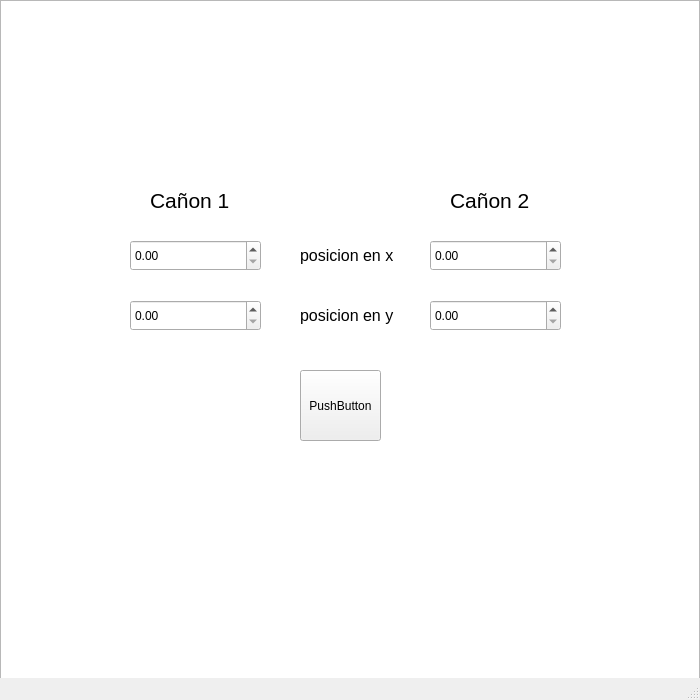
<?xml version="1.0" encoding="UTF-8"?>
<ui version="4.0">
 <class>MainWindow</class>
 <widget class="QMainWindow" name="MainWindow">
  <property name="geometry">
   <rect>
    <x>0</x>
    <y>0</y>
    <width>700</width>
    <height>700</height>
   </rect>
  </property>
  <property name="windowTitle">
   <string>MainWindow</string>
  </property>
  <widget class="QWidget" name="centralwidget">
   <widget class="QGraphicsView" name="graphicsView">
    <property name="geometry">
     <rect>
      <x>0</x>
      <y>0</y>
      <width>700</width>
      <height>700</height>
     </rect>
    </property>
   </widget>
   <widget class="QDoubleSpinBox" name="posx1">
    <property name="geometry">
     <rect>
      <x>130</x>
      <y>240</y>
      <width>131</width>
      <height>31</height>
     </rect>
    </property>
   </widget>
   <widget class="QDoubleSpinBox" name="posx2">
    <property name="geometry">
     <rect>
      <x>130</x>
      <y>300</y>
      <width>131</width>
      <height>31</height>
     </rect>
    </property>
   </widget>
   <widget class="QDoubleSpinBox" name="posy1">
    <property name="geometry">
     <rect>
      <x>430</x>
      <y>240</y>
      <width>131</width>
      <height>31</height>
     </rect>
    </property>
   </widget>
   <widget class="QDoubleSpinBox" name="posy2">
    <property name="geometry">
     <rect>
      <x>430</x>
      <y>300</y>
      <width>131</width>
      <height>31</height>
     </rect>
    </property>
   </widget>
   <widget class="QLabel" name="label">
    <property name="geometry">
     <rect>
      <x>150</x>
      <y>180</y>
      <width>131</width>
      <height>41</height>
     </rect>
    </property>
    <property name="font">
     <font>
      <pointsize>16</pointsize>
     </font>
    </property>
    <property name="text">
     <string>Cañon 1</string>
    </property>
   </widget>
   <widget class="QLabel" name="label_3">
    <property name="geometry">
     <rect>
      <x>300</x>
      <y>240</y>
      <width>111</width>
      <height>31</height>
     </rect>
    </property>
    <property name="font">
     <font>
      <pointsize>12</pointsize>
     </font>
    </property>
    <property name="text">
     <string>posicion en x</string>
    </property>
   </widget>
   <widget class="QLabel" name="label_2">
    <property name="geometry">
     <rect>
      <x>300</x>
      <y>300</y>
      <width>101</width>
      <height>31</height>
     </rect>
    </property>
    <property name="font">
     <font>
      <pointsize>12</pointsize>
     </font>
    </property>
    <property name="text">
     <string>posicion en y</string>
    </property>
   </widget>
   <widget class="QLabel" name="label_4">
    <property name="geometry">
     <rect>
      <x>450</x>
      <y>180</y>
      <width>141</width>
      <height>41</height>
     </rect>
    </property>
    <property name="font">
     <font>
      <pointsize>16</pointsize>
     </font>
    </property>
    <property name="text">
     <string>Cañon 2</string>
    </property>
   </widget>
   <widget class="QPushButton" name="pushButton">
    <property name="geometry">
     <rect>
      <x>300</x>
      <y>370</y>
      <width>81</width>
      <height>71</height>
     </rect>
    </property>
    <property name="text">
     <string>PushButton</string>
    </property>
   </widget>
  </widget>
  <widget class="QMenuBar" name="menubar">
   <property name="geometry">
    <rect>
     <x>0</x>
     <y>0</y>
     <width>700</width>
     <height>21</height>
    </rect>
   </property>
  </widget>
  <widget class="QStatusBar" name="statusbar"/>
 </widget>
 <resources/>
 <connections/>
</ui>
